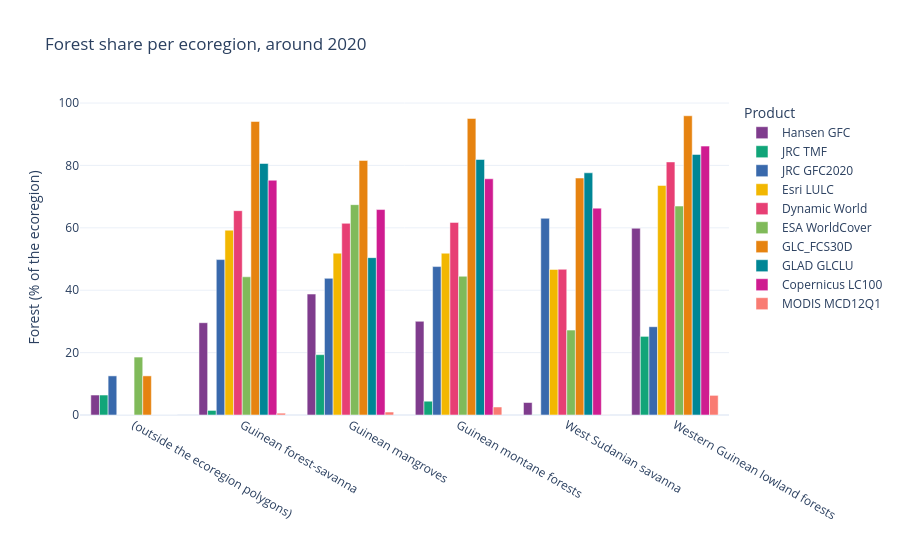

The cell this chart's notebook holds for it:
### Markdown cell above
### 8.3 Forest in the comparison year, by ecoregion

Each product at `COMPARISON_YEAR`, or its closest year. 

JRC TMF only maps moist forest, so it is expected to be near zero in the dry ecoregions.

### Code cell
def nearest_year(years, target, max_gap):
    candidates = [year for year in years if abs(year - target) <= max_gap]
    return min(candidates, key=lambda year: (abs(year - target), -year)) if candidates else None


comparison_years = {key: nearest_year(list(wide.columns), COMPARISON_YEAR, MAX_YEAR_GAP) for key, wide in forest_wide.items()}
comparison_years = {key: year for key, year in comparison_years.items() if year is not None}
print("Year used per product:", {PRODUCT_LABELS[key]: year for key, year in comparison_years.items()})

snapshot = pd.DataFrame({key: forest_wide[key][year] for key, year in comparison_years.items()})
snapshot_weights = weights.reindex(snapshot.index)
ecoregion_of_point = points.set_index("point_id")["ECO_NAME"].reindex(snapshot.index)

forest_by_ecoregion = snapshot.fillna(0).mul(snapshot_weights, axis=0).groupby(ecoregion_of_point).sum()
ecoregion_km2 = snapshot_weights.groupby(ecoregion_of_point).sum()
forest_share_by_ecoregion = 100 * forest_by_ecoregion.div(ecoregion_km2, axis=0)

plot_table = forest_share_by_ecoregion.rename(columns=PRODUCT_LABELS).reset_index().melt(
    id_vars="ECO_NAME", var_name="product", value_name="forest_%")
fig = px.bar(
    plot_table, x="ECO_NAME", y="forest_%", color="product", barmode="group", color_discrete_map=LABEL_COLORS,
    labels={"forest_%": "Forest (% of the ecoregion)", "ECO_NAME": "", "product": "Product"},
    title=f"Forest share per ecoregion, around {COMPARISON_YEAR}", template=PLOT_TEMPLATE,
)
fig.update_traces(hovertemplate="%{y:.1f} %")
fig.show()
forest_by_ecoregion.rename(columns=PRODUCT_LABELS).round(0)

### Figure 1 — Plotly figure (JSON) as saved in the notebook; plotly's stock layout.template omitted (floating-point values rounded to 4 significant figures)
{"data": [{"alignmentgroup": "True", "hovertemplate": "%{y:.1f} %", "legendgroup": "Hansen GFC", "marker": {"color": "#7f3c8d", "pattern": {"shape": ""}}, "name": "Hansen GFC", "offsetgroup": "Hansen GFC", "orientation": "v", "showlegend": true, "textposition": "auto", "type": "bar", "x": ["(outside the ecoregion polygons)", "Guinean forest-savanna", "Guinean mangroves", "Guinean montane forests", "West Sudanian savanna", "Western Guinean lowland forests"], "xaxis": "x", "y": [6.4, 29.58, 38.77, 30.03, 3.998, 59.87], "yaxis": "y"}, {"alignmentgroup": "True", "hovertemplate": "%{y:.1f} %", "legendgroup": "JRC TMF", "marker": {"color": "#11a579", "pattern": {"shape": ""}}, "name": "JRC TMF", "offsetgroup": "JRC TMF", "orientation": "v", "showlegend": true, "textposition": "auto", "type": "bar", "x": ["(outside the ecoregion polygons)", "Guinean forest-savanna", "Guinean mangroves", "Guinean montane forests", "West Sudanian savanna", "Western Guinean lowland forests"], "xaxis": "x", "y": [6.4, 1.467, 19.34, 4.422, 0.05568, 25.2], "yaxis": "y"}, {"alignmentgroup": "True", "hovertemplate": "%{y:.1f} %", "legendgroup": "JRC GFC2020", "marker": {"color": "#3969ac", "pattern": {"shape": ""}}, "name": "JRC GFC2020", "offsetgroup": "JRC GFC2020", "orientation": "v", "showlegend": true, "textposition": "auto", "type": "bar", "x": ["(outside the ecoregion polygons)", "Guinean forest-savanna", "Guinean mangroves", "Guinean montane forests", "West Sudanian savanna", "Western Guinean lowland forests"], "xaxis": "x", "y": [12.54, 49.82, 43.81, 47.57, 63.05, 28.3], "yaxis": "y"}, {"alignmentgroup": "True", "hovertemplate": "%{y:.1f} %", "legendgroup": "Esri LULC", "marker": {"color": "#f2b701", "pattern": {"shape": ""}}, "name": "Esri LULC", "offsetgroup": "Esri LULC", "orientation": "v", "showlegend": true, "textposition": "auto", "type": "bar", "x": ["(outside the ecoregion polygons)", "Guinean forest-savanna", "Guinean mangroves", "Guinean montane forests", "West Sudanian savanna", "Western Guinean lowland forests"], "xaxis": "x", "y": [0.0, 59.24, 51.87, 51.86, 46.66, 73.58], "yaxis": "y"}, {"alignmentgroup": "True", "hovertemplate": "%{y:.1f} %", "legendgroup": "Dynamic World", "marker": {"color": "#e73f74", "pattern": {"shape": ""}}, "name": "Dynamic World", "offsetgroup": "Dynamic World", "orientation": "v", "showlegend": true, "textposition": "auto", "type": "bar", "x": ["(outside the ecoregion polygons)", "Guinean forest-savanna", "Guinean mangroves", "Guinean montane forests", "West Sudanian savanna", "Western Guinean lowland forests"], "xaxis": "x", "y": [0.0, 65.49, 61.44, 61.74, 46.71, 81.12], "yaxis": "y"}, {"alignmentgroup": "True", "hovertemplate": "%{y:.1f} %", "legendgroup": "ESA WorldCover", "marker": {"color": "#80ba5a", "pattern": {"shape": ""}}, "name": "ESA WorldCover", "offsetgroup": "ESA WorldCover", "orientation": "v", "showlegend": true, "textposition": "auto", "type": "bar", "x": ["(outside the ecoregion polygons)", "Guinean forest-savanna", "Guinean mangroves", "Guinean montane forests", "West Sudanian savanna", "Western Guinean lowland forests"], "xaxis": "x", "y": [18.57, 44.3, 67.43, 44.47, 27.23, 66.97], "yaxis": "y"}, {"alignmentgroup": "True", "hovertemplate": "%{y:.1f} %", "legendgroup": "GLC_FCS30D", "marker": {"color": "#e68310", "pattern": {"shape": ""}}, "name": "GLC_FCS30D", "offsetgroup": "GLC_FCS30D", "orientation": "v", "showlegend": true, "textposition": "auto", "type": "bar", "x": ["(outside the ecoregion polygons)", "Guinean forest-savanna", "Guinean mangroves", "Guinean montane forests", "West Sudanian savanna", "Western Guinean lowland forests"], "xaxis": "x", "y": [12.54, 94.09, 81.59, 95.06, 75.96, 95.93], "yaxis": "y"}, {"alignmentgroup": "True", "hovertemplate": "%{y:.1f} %", "legendgroup": "GLAD GLCLU", "marker": {"color": "#008695", "pattern": {"shape": ""}}, "name": "GLAD GLCLU", "offsetgroup": "GLAD GLCLU", "orientation": "v", "showlegend": true, "textposition": "auto", "type": "bar", "x": ["(outside the ecoregion polygons)", "Guinean forest-savanna", "Guinean mangroves", "Guinean montane forests", "West Sudanian savanna", "Western Guinean lowland forests"], "xaxis": "x", "y": [0.0, 80.62, 50.44, 81.9, 77.63, 83.53], "yaxis": "y"}, {"alignmentgroup": "True", "hovertemplate": "%{y:.1f} %", "legendgroup": "Copernicus LC100", "marker": {"color": "#cf1c90", "pattern": {"shape": ""}}, "name": "Copernicus LC100", "offsetgroup": "Copernicus LC100", "orientation": "v", "showlegend": true, "textposition": "auto", "type": "bar", "x": ["(outside the ecoregion polygons)", "Guinean forest-savanna", "Guinean mangroves", "Guinean montane forests", "West Sudanian savanna", "Western Guinean lowland forests"], "xaxis": "x", "y": [0.0, 75.26, 65.85, 75.72, 66.31, 86.19], "yaxis": "y"}, {"alignmentgroup": "True", "hovertemplate": "%{y:.1f} %", "legendgroup": "MODIS MCD12Q1", "marker": {"color": "#f97b72", "pattern": {"shape": ""}}, "name": "MODIS MCD12Q1", "offsetgroup": "MODIS MCD12Q1", "orientation": "v", "showlegend": true, "textposition": "auto", "type": "bar", "x": ["(outside the ecoregion polygons)", "Guinean forest-savanna", "Guinean mangroves", "Guinean montane forests", "West Sudanian savanna", "Western Guinean lowland forests"], "xaxis": "x", "y": [0.0, 0.5911, 0.953, 2.568, 0.03481, 6.295], "yaxis": "y"}], "layout": {"barmode": "group", "legend": {"title": {"text": "Product"}, "tracegroupgap": 0}, "title": {"text": "Forest share per ecoregion, around 2020"}, "xaxis": {"anchor": "y", "domain": [0, 1], "title": {"text": ""}}, "yaxis": {"anchor": "x", "domain": [0, 1], "title": {"text": "Forest (% of the ecoregion)"}}}}
